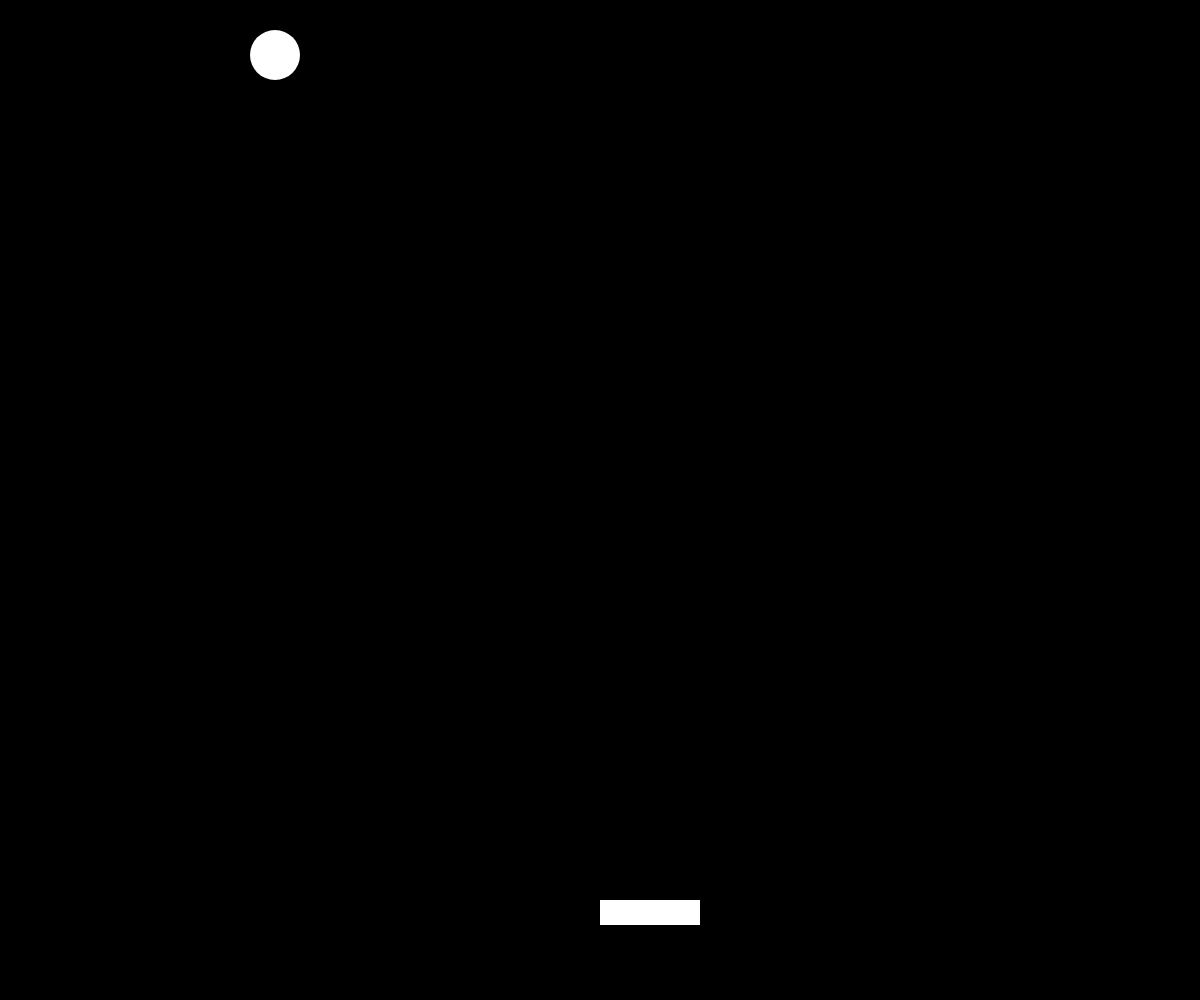
Frame 1 (no input)
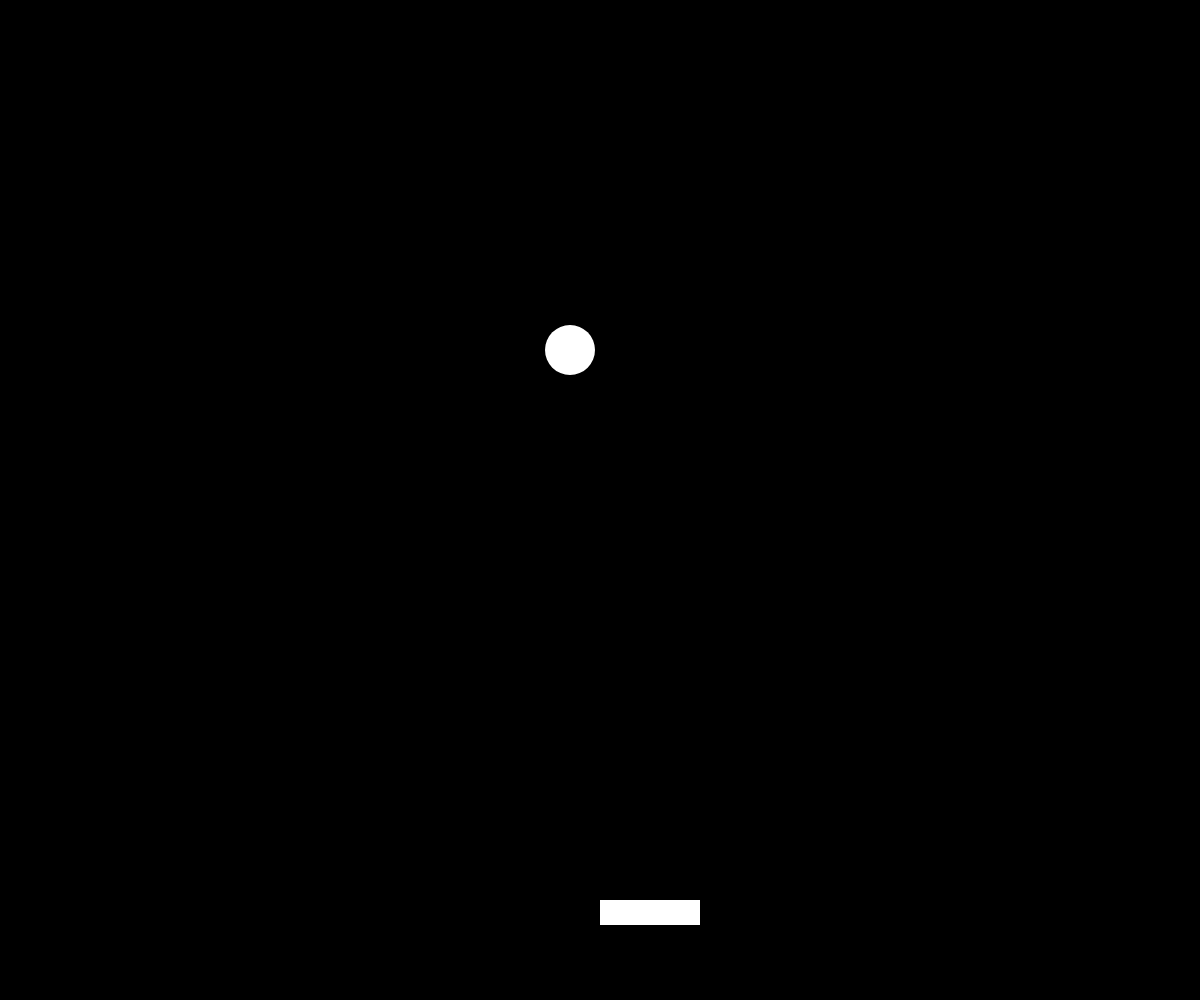
Frame 60 (no input)
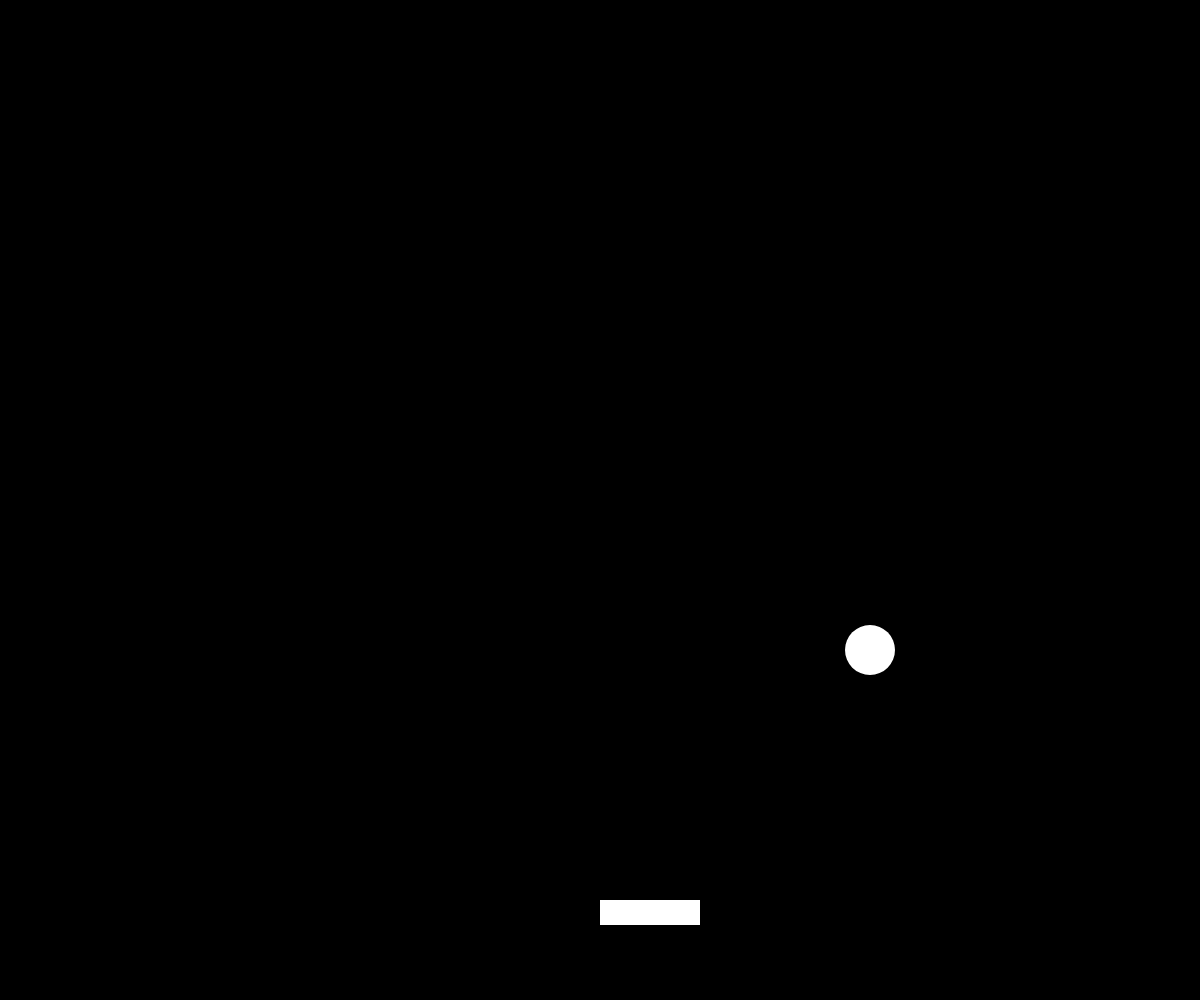
Frame 120 (the mouse pressed at the canvas centre since frame 60)

The p5.js sketch that drew these frames (run headless with seeded random() and noise() and a simulated clock; from frame 60 on, the mouse is pressed at the canvas centre):

// p5.js sketch
// ── sketch.js

/* Global variables */

// Variables for the ball
var ballPosX = Math.floor(Math.random() * 300) + Math.floor(Math.random(75));
var ballPosY = 50;
var diameter = 50;
var xBallChange = 5;
var yBallChange = 5;

// Variables for the paddle
let paddlePosX;
let paddlePosY;
let paddleWidth;
let paddleHeight;

let started;

/* Setup */
function setup() {
  createCanvas(windowWidth, windowHeight);
  paddleWidth = 100;
  paddleHeight = 25;
  started = false
}

/* Loop */
function draw() {
  background(0);

  // Ball bounces off walls
	ballPosX += xBallChange;
	ballPosY += yBallChange;
	if (ballPosX < diameter/2 ||
      ballPosX > windowWidth - 0.5*diameter) {
		xBallChange *= -1;
  }
	if (ballPosY < diameter/2 ||
      ballPosY > windowHeight - diameter) {
    yBallChange *= -1;
	}

  // Detect collision with paddle
  if ((ballPosX > paddlePosX &&
      ballPosX < paddlePosX + paddleWidth) &&
      (ballPosY + (diameter/2) >= paddlePosY)) {
    xBallChange *= -1;
    yBallChange *= -1;
  }

  // Draw ball
	fill(255);
	noStroke();
	ellipse(ballPosX, ballPosY, diameter, diameter);

  // Update paddle location
  if (!started) {
    paddlePosX = windowWidth / 2;
    paddlePosY = windowHeight - 100;
    started = true;
  }

  // Draw paddle
  fill(255);
  noStroke();
  rect(paddlePosX, paddlePosY, paddleWidth, paddleHeight);

  // Reset game when spacebar is pressed
  if (keyIsPressed && key === ' ') {
  ballPosX = 50;
  ballPosY = 50;
  started = false;
  }
}

/* Functions */

// Control the paddle using the right and left arrow keys
function keyPressed() {
  if (keyCode === LEFT_ARROW) {
    paddlePosX -= 50;
  }
  else if (keyCode === RIGHT_ARROW) {
    paddlePosX += 50;
  }
}


// If you want your canvas to dynamically adjust to changes in the browser window’s size,
// you can use the resizeCanvas() function in the windowResized() function:
// // Whenever browser size changes, canvas is resized to browser's current width and height
function windowResized() {
  resizeCanvas(windowWidth, windowHeight);
}
